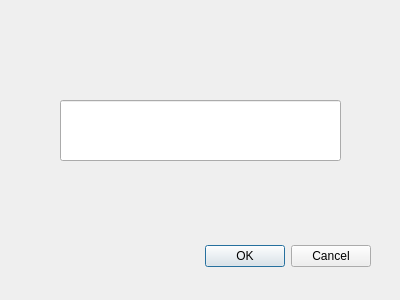
<?xml version="1.0" encoding="UTF-8"?>
<ui version="4.0">
 <class>Dialog</class>
 <widget class="QDialog" name="Dialog">
  <property name="geometry">
   <rect>
    <x>0</x>
    <y>0</y>
    <width>400</width>
    <height>300</height>
   </rect>
  </property>
  <property name="windowTitle">
   <string>Dialog</string>
  </property>
  <widget class="QDialogButtonBox" name="buttonBox">
   <property name="geometry">
    <rect>
     <x>30</x>
     <y>240</y>
     <width>341</width>
     <height>32</height>
    </rect>
   </property>
   <property name="orientation">
    <enum>Qt::Horizontal</enum>
   </property>
   <property name="standardButtons">
    <set>QDialogButtonBox::Cancel|QDialogButtonBox::Ok</set>
   </property>
  </widget>
  <widget class="QLineEdit" name="lineEdit">
   <property name="geometry">
    <rect>
     <x>60</x>
     <y>100</y>
     <width>281</width>
     <height>61</height>
    </rect>
   </property>
  </widget>
 </widget>
 <resources/>
 <connections>
  <connection>
   <sender>buttonBox</sender>
   <signal>accepted()</signal>
   <receiver>Dialog</receiver>
   <slot>accept()</slot>
   <hints>
    <hint type="sourcelabel">
     <x>248</x>
     <y>254</y>
    </hint>
    <hint type="destinationlabel">
     <x>157</x>
     <y>274</y>
    </hint>
   </hints>
  </connection>
  <connection>
   <sender>buttonBox</sender>
   <signal>rejected()</signal>
   <receiver>Dialog</receiver>
   <slot>reject()</slot>
   <hints>
    <hint type="sourcelabel">
     <x>316</x>
     <y>260</y>
    </hint>
    <hint type="destinationlabel">
     <x>286</x>
     <y>274</y>
    </hint>
   </hints>
  </connection>
 </connections>
</ui>
